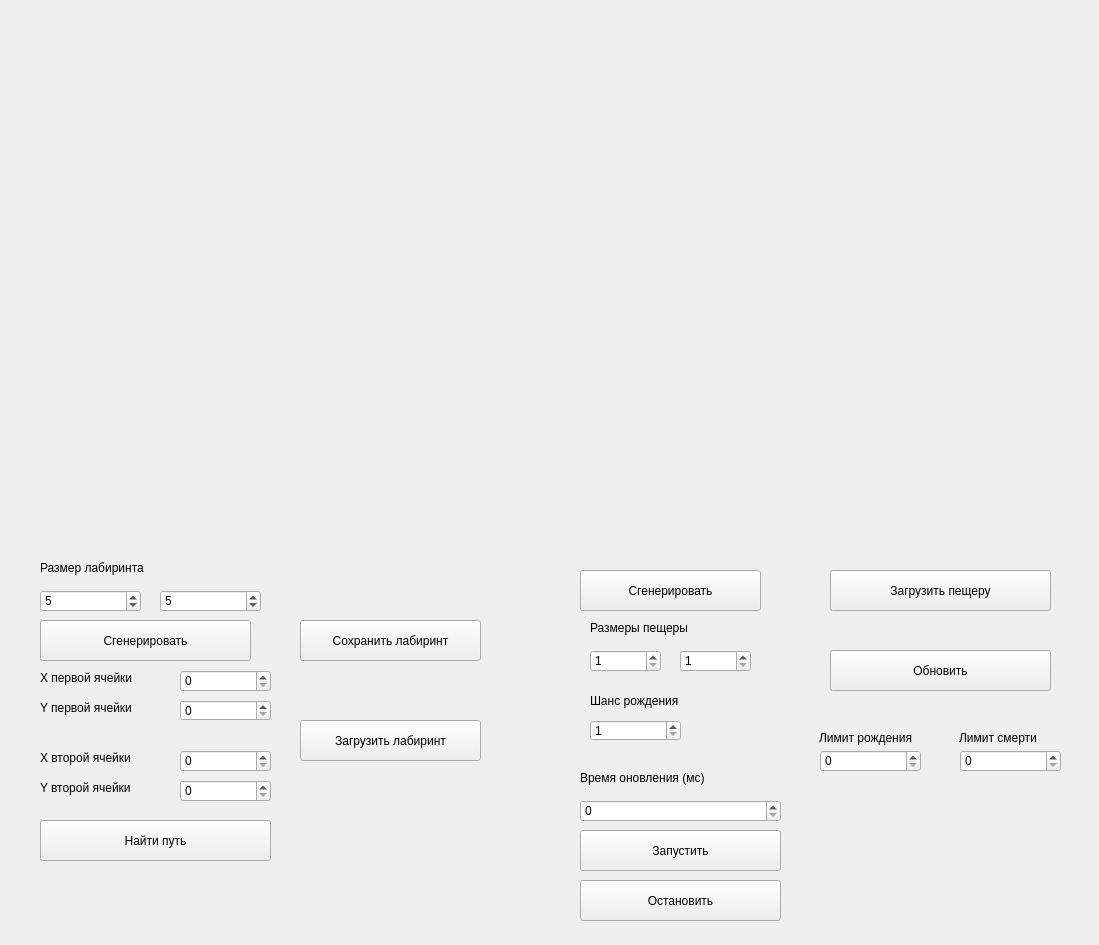
<?xml version="1.0" encoding="UTF-8"?>
<ui version="4.0">
 <class>MainWindow</class>
 <widget class="QMainWindow" name="MainWindow">
  <property name="geometry">
   <rect>
    <x>0</x>
    <y>0</y>
    <width>1099</width>
    <height>945</height>
   </rect>
  </property>
  <property name="minimumSize">
   <size>
    <width>200</width>
    <height>600</height>
   </size>
  </property>
  <property name="windowTitle">
   <string>Maze&amp;Cave</string>
  </property>
  <widget class="QWidget" name="centralwidget">
   <widget class="QLabel" name="label_8">
    <property name="geometry">
     <rect>
      <x>590</x>
      <y>620</y>
      <width>181</width>
      <height>16</height>
     </rect>
    </property>
    <property name="text">
     <string>Размеры пещеры</string>
    </property>
   </widget>
   <widget class="QSpinBox" name="born_limit">
    <property name="geometry">
     <rect>
      <x>820</x>
      <y>750</y>
      <width>101</width>
      <height>22</height>
     </rect>
    </property>
    <property name="maximum">
     <number>7</number>
    </property>
   </widget>
   <widget class="QSpinBox" name="cave_initialize_chance">
    <property name="geometry">
     <rect>
      <x>590</x>
      <y>720</y>
      <width>91</width>
      <height>21</height>
     </rect>
    </property>
    <property name="minimum">
     <number>1</number>
    </property>
    <property name="maximum">
     <number>100</number>
    </property>
   </widget>
   <widget class="QLabel" name="label_7">
    <property name="geometry">
     <rect>
      <x>959</x>
      <y>730</y>
      <width>121</width>
      <height>16</height>
     </rect>
    </property>
    <property name="text">
     <string>Лимит смерти</string>
    </property>
   </widget>
   <widget class="QPushButton" name="generate_cave">
    <property name="geometry">
     <rect>
      <x>580</x>
      <y>570</y>
      <width>181</width>
      <height>41</height>
     </rect>
    </property>
    <property name="text">
     <string>Сгенерировать</string>
    </property>
   </widget>
   <widget class="QPushButton" name="load_cave">
    <property name="geometry">
     <rect>
      <x>830</x>
      <y>570</y>
      <width>221</width>
      <height>41</height>
     </rect>
    </property>
    <property name="text">
     <string>Загрузить пещеру</string>
    </property>
   </widget>
   <widget class="QSpinBox" name="death_limit">
    <property name="geometry">
     <rect>
      <x>960</x>
      <y>750</y>
      <width>101</width>
      <height>22</height>
     </rect>
    </property>
    <property name="maximum">
     <number>7</number>
    </property>
   </widget>
   <widget class="QPushButton" name="start_updating_cave">
    <property name="geometry">
     <rect>
      <x>580</x>
      <y>830</y>
      <width>201</width>
      <height>41</height>
     </rect>
    </property>
    <property name="text">
     <string>Запустить</string>
    </property>
   </widget>
   <widget class="QLabel" name="label_10">
    <property name="geometry">
     <rect>
      <x>580</x>
      <y>770</y>
      <width>171</width>
      <height>16</height>
     </rect>
    </property>
    <property name="text">
     <string>Время оновления (мс)</string>
    </property>
   </widget>
   <widget class="QSpinBox" name="cave_rows">
    <property name="geometry">
     <rect>
      <x>590</x>
      <y>650</y>
      <width>71</width>
      <height>22</height>
     </rect>
    </property>
    <property name="minimum">
     <number>1</number>
    </property>
    <property name="maximum">
     <number>50</number>
    </property>
   </widget>
   <widget class="QPushButton" name="update_cave">
    <property name="geometry">
     <rect>
      <x>830</x>
      <y>650</y>
      <width>221</width>
      <height>41</height>
     </rect>
    </property>
    <property name="text">
     <string>Обновить</string>
    </property>
   </widget>
   <widget class="QPushButton" name="stop_updating_cave">
    <property name="geometry">
     <rect>
      <x>580</x>
      <y>880</y>
      <width>201</width>
      <height>41</height>
     </rect>
    </property>
    <property name="text">
     <string>Остановить</string>
    </property>
   </widget>
   <widget class="QLabel" name="label_6">
    <property name="geometry">
     <rect>
      <x>819</x>
      <y>730</y>
      <width>121</width>
      <height>16</height>
     </rect>
    </property>
    <property name="text">
     <string>Лимит рождения</string>
    </property>
   </widget>
   <widget class="QSpinBox" name="cave_columns">
    <property name="geometry">
     <rect>
      <x>680</x>
      <y>650</y>
      <width>71</width>
      <height>22</height>
     </rect>
    </property>
    <property name="minimum">
     <number>1</number>
    </property>
    <property name="maximum">
     <number>50</number>
    </property>
   </widget>
   <widget class="CaveWidget" name="Cavewidget" native="true">
    <property name="geometry">
     <rect>
      <x>560</x>
      <y>20</y>
      <width>501</width>
      <height>491</height>
     </rect>
    </property>
   </widget>
   <widget class="QSpinBox" name="cave_update_time">
    <property name="geometry">
     <rect>
      <x>580</x>
      <y>800</y>
      <width>201</width>
      <height>22</height>
     </rect>
    </property>
    <property name="minimum">
     <number>0</number>
    </property>
    <property name="maximum">
     <number>1000000</number>
    </property>
   </widget>
   <widget class="QLabel" name="label_9">
    <property name="geometry">
     <rect>
      <x>590</x>
      <y>690</y>
      <width>151</width>
      <height>21</height>
     </rect>
    </property>
    <property name="text">
     <string>Шанс рождения</string>
    </property>
   </widget>
   <widget class="GLWidget" name="GLwidget" native="true">
    <property name="geometry">
     <rect>
      <x>20</x>
      <y>20</y>
      <width>501</width>
      <height>501</height>
     </rect>
    </property>
   </widget>
   <widget class="QSpinBox" name="maze_rows">
    <property name="geometry">
     <rect>
      <x>40</x>
      <y>590</y>
      <width>101</width>
      <height>22</height>
     </rect>
    </property>
    <property name="minimum">
     <number>1</number>
    </property>
    <property name="maximum">
     <number>50</number>
    </property>
    <property name="value">
     <number>5</number>
    </property>
   </widget>
   <widget class="QPushButton" name="save_maze_to_file">
    <property name="geometry">
     <rect>
      <x>300</x>
      <y>620</y>
      <width>181</width>
      <height>41</height>
     </rect>
    </property>
    <property name="text">
     <string>Сохранить лабиринт</string>
    </property>
   </widget>
   <widget class="QLabel" name="label_3">
    <property name="geometry">
     <rect>
      <x>40</x>
      <y>750</y>
      <width>111</width>
      <height>16</height>
     </rect>
    </property>
    <property name="text">
     <string>X второй ячейки</string>
    </property>
   </widget>
   <widget class="QSpinBox" name="i1">
    <property name="geometry">
     <rect>
      <x>180</x>
      <y>670</y>
      <width>91</width>
      <height>22</height>
     </rect>
    </property>
    <property name="minimum">
     <number>0</number>
    </property>
    <property name="maximum">
     <number>49</number>
    </property>
    <property name="value">
     <number>0</number>
    </property>
   </widget>
   <widget class="QSpinBox" name="i2">
    <property name="geometry">
     <rect>
      <x>180</x>
      <y>750</y>
      <width>91</width>
      <height>22</height>
     </rect>
    </property>
    <property name="minimum">
     <number>0</number>
    </property>
    <property name="maximum">
     <number>49</number>
    </property>
    <property name="value">
     <number>0</number>
    </property>
   </widget>
   <widget class="QPushButton" name="load_maze">
    <property name="geometry">
     <rect>
      <x>300</x>
      <y>720</y>
      <width>181</width>
      <height>41</height>
     </rect>
    </property>
    <property name="text">
     <string>Загрузить лабиринт</string>
    </property>
   </widget>
   <widget class="QLabel" name="label_2">
    <property name="geometry">
     <rect>
      <x>40</x>
      <y>700</y>
      <width>111</width>
      <height>16</height>
     </rect>
    </property>
    <property name="text">
     <string>Y первой ячейки</string>
    </property>
   </widget>
   <widget class="QSpinBox" name="maze_columns">
    <property name="geometry">
     <rect>
      <x>160</x>
      <y>590</y>
      <width>101</width>
      <height>22</height>
     </rect>
    </property>
    <property name="minimum">
     <number>1</number>
    </property>
    <property name="maximum">
     <number>50</number>
    </property>
    <property name="value">
     <number>5</number>
    </property>
   </widget>
   <widget class="QSpinBox" name="j1">
    <property name="geometry">
     <rect>
      <x>180</x>
      <y>700</y>
      <width>91</width>
      <height>21</height>
     </rect>
    </property>
    <property name="minimum">
     <number>0</number>
    </property>
    <property name="maximum">
     <number>49</number>
    </property>
    <property name="value">
     <number>0</number>
    </property>
   </widget>
   <widget class="QLabel" name="label">
    <property name="geometry">
     <rect>
      <x>40</x>
      <y>670</y>
      <width>121</width>
      <height>16</height>
     </rect>
    </property>
    <property name="text">
     <string>X первой ячейки</string>
    </property>
   </widget>
   <widget class="QPushButton" name="solve_maze">
    <property name="geometry">
     <rect>
      <x>40</x>
      <y>820</y>
      <width>231</width>
      <height>41</height>
     </rect>
    </property>
    <property name="text">
     <string>Найти путь</string>
    </property>
   </widget>
   <widget class="QLabel" name="label_4">
    <property name="geometry">
     <rect>
      <x>40</x>
      <y>780</y>
      <width>111</width>
      <height>16</height>
     </rect>
    </property>
    <property name="text">
     <string>Y второй ячейки </string>
    </property>
   </widget>
   <widget class="QPushButton" name="generate_maze">
    <property name="geometry">
     <rect>
      <x>40</x>
      <y>620</y>
      <width>211</width>
      <height>41</height>
     </rect>
    </property>
    <property name="text">
     <string>Сгенерировать</string>
    </property>
   </widget>
   <widget class="QLabel" name="label_5">
    <property name="geometry">
     <rect>
      <x>40</x>
      <y>560</y>
      <width>211</width>
      <height>16</height>
     </rect>
    </property>
    <property name="text">
     <string>Размер лабиринта</string>
    </property>
   </widget>
   <widget class="QSpinBox" name="j2">
    <property name="geometry">
     <rect>
      <x>180</x>
      <y>780</y>
      <width>91</width>
      <height>22</height>
     </rect>
    </property>
    <property name="minimum">
     <number>0</number>
    </property>
    <property name="maximum">
     <number>49</number>
    </property>
    <property name="value">
     <number>0</number>
    </property>
   </widget>
  </widget>
 </widget>
 <customwidgets>
  <customwidget>
   <class>GLWidget</class>
   <extends>QWidget</extends>
   <header>view/glwidget.h</header>
   <container>1</container>
  </customwidget>
  <customwidget>
   <class>CaveWidget</class>
   <extends>QWidget</extends>
   <header>view/cavewidget.h</header>
   <container>1</container>
  </customwidget>
 </customwidgets>
 <resources/>
 <connections/>
</ui>
